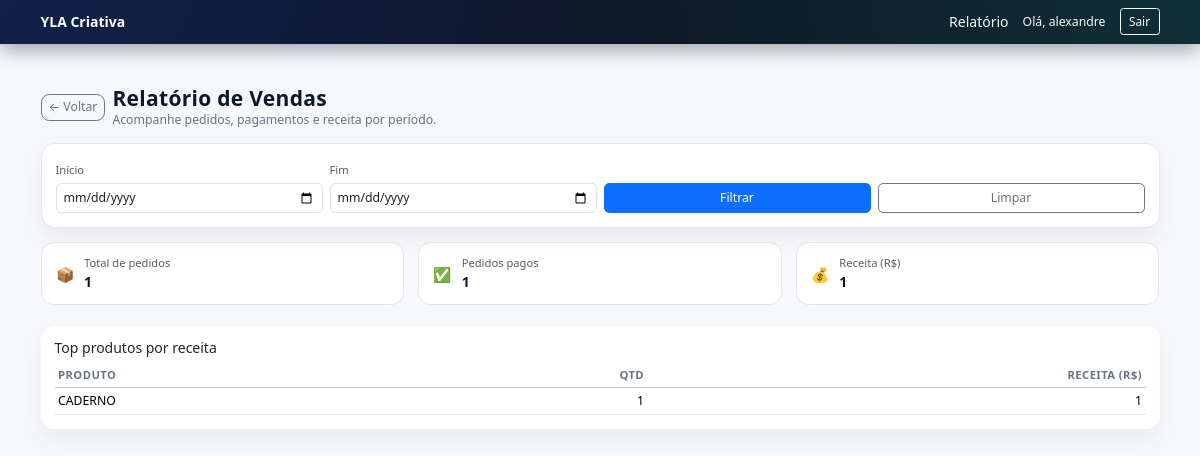
Page /relatorios/vendas/ (signed in) on the committed database.
### vendas/models.py (models this page shows, shortened)
class Product(models.Model):
    title = models.CharField("Título", max_length=160)
    slug = models.SlugField(unique=True, max_length=180, editable=False)
    checkout_token = models.UUIDField(default=uuid.uuid4, editable=False, unique=True)
    description = models.TextField("Descrição", blank=True)
    image = models.ImageField(
        "Imagem",
        upload_to="produtos/imagens/",
        blank=True, null=True,
        **IMAGE_STORAGE_KW,
    )
    video_url = models.URLField("Vídeo (URL)", blank=True)
    digital_file = models.FileField(
        "Arquivo digital",
        upload_to="produtos/arquivos/",
        blank=True, null=True,
        **RAW_STORAGE_KW,
    )
    price = models.DecimalField("Preço (R$)", max_digits=10, decimal_places=2)
    promo_active = models.BooleanField("Promoção ativa?", default=False)
    promo_price = models.DecimalField(
        "Preço promocional (R$)", max_digits=10, decimal_places=2, blank=True, null=True
    )
    product_type = models.CharField(
        "Tipo de produto",
        max_length=10,
        choices=ProductType.choices,
        default=ProductType.DIGITAL,
        db_index=True,
    )
    active = models.BooleanField("Ativo", default=True)
    created_at = models.DateTimeField(auto_now_add=True)
    class Meta:
        ordering = ["-created_at"]
        indexes = [models.Index(fields=["active", "product_type", "created_at"])]

### vendas/views.py (the view)
# urls.py: path("relatorios/vendas/", views.sales_report, name="sales_report"),
@staff_member_required
def sales_report(request):
    start = request.GET.get("start")
    end = request.GET.get("end")
    qs = Order.objects.all()
    if start:
        qs = qs.filter(created_at__date__gte=start)
    if end:
        qs = qs.filter(created_at__date__lte=end)
    agg = qs.aggregate(
        total_vendas=Count("id"),
        total_pago=Count("id", filter=Q(status="paid")),
        receita=Sum("amount", filter=Q(status="paid")),
    )
    top = (
        qs.filter(status="paid")
        .values("product__title")
        .annotate(qtd=Count("id"), receita=Sum("amount"))
        .order_by("-receita")[:10]
    )
    return render(request, "vendas/report.html", {"agg": agg, "top": top, "start": start, "end": end})

### vendas/context_processors.py (called while the page is built)
def company(request):
    c = Company.objects.filter(active=True).order_by("-created_at").first()
    return {"company": c}

### vendas/templates/vendas/report.html (shortened to what this page needs)
<!doctype html>
<html lang="pt-br">
<head>
  <link href="https://cdn.jsdelivr.net/npm/bootstrap@5.3.3/dist/css/bootstrap.min.css" rel="stylesheet" />
</head>
<body>
<nav class="navbar nav-lite navbar-dark">
  <div class="container d-flex align-items-center gap-3">
    <a class="navbar-brand fw-bold" href="{% url 'home' %}">YLA Criativa</a>
    <div class="ms-auto d-none d-md-flex align-items-center gap-3">
      {% if user.is_authenticated %}
        {% if user.is_staff %}<a class="link-light text-decoration-none" href="{% url 'sales_report' %}">Relatório</a>{% endif %}
        <span class="text-light small">Olá, {{ user.username }}</span>
        <a class="btn btn-outline-light btn-sm" href="{% url 'logout' %}">Sair</a>
      {% else %}
        <a class="btn btn-outline-light btn-sm" href="{% url 'login' %}">Entrar</a>
      {% endif %}
    </div>
  </div>
</nav>
<main class="container py-4 py-md-5">
  <div class="page-head mb-3">
    <div class="d-flex align-items-center gap-2">
      <button type="button" class="btn btn-outline-secondary btn-sm back-btn" onclick="history.back()" aria-label="Voltar">← Voltar</button>
      <div>
        <h1 class="h4 title">Relatório de Vendas</h1>
        <div class="sub small">Acompanhe pedidos, pagamentos e receita por período.</div>
      </div>
    </div>
  </div>
  <div class="card card-clean filter-card mb-3">
    <div class="card-body">
      <form class="row g-2 align-items-end" method="get">
        <div class="col-12 col-sm-5 col-md-3">
          <label class="form-label small text-muted mb-1">Início</label>
          <input type="date" name="start" class="form-control" value="{{ start }}">
        </div>
        <div class="col-12 col-sm-5 col-md-3">
          <label class="form-label small text-muted mb-1">Fim</label>
          <input type="date" name="end" class="form-control" value="{{ end }}">
        </div>
        <div class="col-12 col-sm-2 col-md-3 d-grid">
          <button class="btn btn-primary">Filtrar</button>
        </div>
        <div class="col-12 col-md-3 d-grid d-md-flex justify-content-md-end">
          <a class="btn btn-outline-secondary w-100 w-md-auto" href="{{ request.path }}">Limpar</a>
        </div>
      </form>
    </div>
  </div>
  <div class="row g-3">
    <div class="col-md-4">
      <div class="metric">
        <div class="ico">📦</div>
        <div>
          <div class="text-muted small">Total de pedidos</div>
          <div class="val">{{ agg.total_vendas|default:0 }}</div>
        </div>
      </div>
    </div>
    <div class="col-md-4">
      <div class="metric">
        <div class="ico">✅</div>
        <div>
          <div class="text-muted small">Pedidos pagos</div>
          <div class="val">{{ agg.total_pago|default:0 }}</div>
        </div>
      </div>
    </div>
    <div class="col-md-4">
      <div class="metric">
        <div class="ico">💰</div>
        <div>
          <div class="text-muted small">Receita (R$)</div>
          <div class="val">{{ agg.receita|default:"0.00" }}</div>
        </div>
      </div>
    </div>
  </div>
  <div class="card card-clean mt-4">
    <div class="card-body">
      <div class="d-flex align-items-center justify-content-between mb-2">
        <h2 class="h6 m-0">Top produtos por receita</h2>
      </div>
      <div class="table-responsive">
        <table class="table table-sm table-hover align-middle mb-0">
          <thead class="table-light">
            <tr>
              <th>Produto</th>
              <th class="text-end">Qtd</th>
              <th class="text-end">Receita (R$)</th>
            </tr>
          </thead>
          <tbody>
            {% for row in top %}
              <tr>
                <td class="text-truncate" style="max-width: 420px;" title="{{ row.product__title }}">{{ row.product__title }}</td>
                <td class="text-end">{{ row.qtd }}</td>
                <td class="text-end">{{ row.receita }}</td>
              </tr>
            {% empty %}
              <tr>
                <td colspan="3" class="text-center text-muted py-4">Sem dados no período.</td>
              </tr>
            {% endfor %}
          </tbody>
        </table>
      </div>
    </div>
  </div>
</main>
</body>
</html>

### vendas/templates/vendas/report.html (style rules this page uses)
:root { --ink:#0f172a; --muted:#64748b; --brand:#2563eb; --line:#e5e7eb; --card:#ffffff; --bg:#f6f8fb; --ok:#16a34a; --warn:#f59e0b; --base-font:14px; }
html { font-size:var(--base-font); }
body { background:var(--bg); color:var(--ink); }
.nav-lite { background: radial-gradient(800px 400px at -10% -50%, rgba(37,99,235,.25), transparent), radial-gradient(800px 400px at 110% -50%, rgba(16,185,129,.18), transparent), linear-gradient(90deg, #0b1020, #0f172a); box-shadow:0 6px 20px rgba(2,6,23,.35); }
.navbar-brand { font-size:1rem; }
.navbar .btn { font-size:.85rem; padding:.25rem .6rem; }
.page-head { display:flex; align-items:center; gap:.75rem; justify-content:space-between; }
.page-head .title { margin:0; font-weight:800; letter-spacing:.3px; }
.sub { color:var(--muted); }
.card-clean { background:var(--card); border:none; border-radius:1rem; box-shadow:0 10px 24px rgba(17,24,39,.06); }
.filter-card { border:1px solid var(--line); }
.metric { display:flex; gap:.75rem; align-items:center; padding:.8rem 1rem; border:1px solid var(--line); border-radius:.9rem; background:#fff; }
.metric .ico { font-size:1.05rem; }
.metric .val { font-weight:800; font-size:1rem; }
.text-muted.small { font-size:.8rem !important; }
.form-control, .form-select { font-size:.875rem; padding:.375rem .5rem; }
.btn { font-size:.875rem; }
.back-btn { border-radius:.6rem; }
.table { font-size:.875rem; }
.table thead th { position:sticky; top:0; background:#fff; z-index:1; font-size:.8rem; text-transform:uppercase; letter-spacing:.04em; color:#64748b; }

### rows in the picture
Product: product__title "CADERNO", qtd "1", receita "1"

### other values in the picture
{{ user.username }} "alexandre"
{{ agg.total_vendas|default:0 }} "1"
{{ agg.total_pago|default:0 }} "1"
{{ agg.receita|default:"0.00" }} "1"
